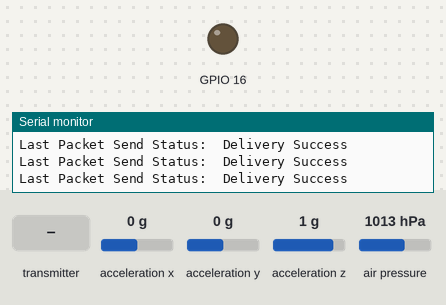
The sketch below on a simulated ESP32. Parts: output pins drawn as LEDs (lit = HIGH), the last lines printed to the serial monitor. The inputs (shaded band) are chosen by the test bench; at power-on: acceleration x 0 g, acceleration y 0 g, acceleration z 1 g, air pressure 1013 hPa.

Above: at 1.2 s.
1.3 s: the transmitter starts sending deployRec = 1
At 1.8 s:
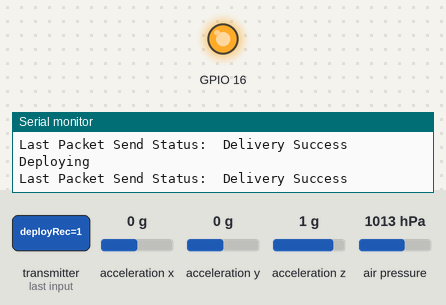
2.8 s: the transmitter starts sending deployRec = 0
At 3.9 s:
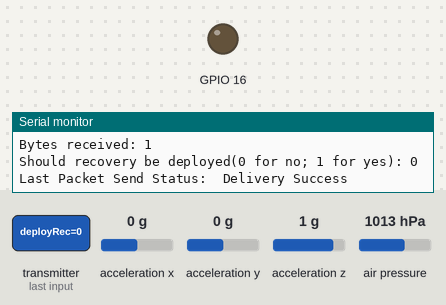
Timing chart, 0 to 5.8 s (numbered marks = the images above; inputs shaded):
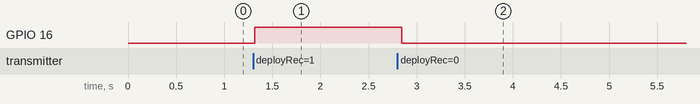

The sketch:

flightControl.ino
```cpp
//Include statements
#include <esp_now.h>//For ESP-NOW protocol
#include <WiFi.h>//For Wifi Communication
#include <Wire.h>//I2C library
//Sensor libraries
#include <Adafruit_LIS3DH.h>
#include <Adafruit_Sensor.h>
#include <Adafruit_MPL3115A2.h>
//Define I2C pins
#define I2C_SDA 21
#define I2C_SCL 22

Adafruit_LIS3DH lis = Adafruit_LIS3DH();

Adafruit_MPL3115A2 baro;

esp_now_peer_info_t peerInfo;
const int WAIT_TIME = 50;
// REPLACE WITH THE MAC Address of your receiver
uint8_t broadcastAddress[] = {0xAC, 0x67, 0xB2, 0xCC, 0x43, 0x74};

// Define variables to store BME280 readings to be sent
float pressure;
float altitude;
float acceleration;

// Define variables to store incoming readings
bool deployRec;

// Variable to store if sending data was successful
String success;

//Structure example to send data
//Must match the receiver structure
typedef struct struct_message {
    float pres;
    float alt;
    float acc;
} struct_message;

// Create a struct_message called BME280Readings to hold sensor readings
struct_message telem;

// Create a struct_message to hold incoming sensor readings

// Callback when data is sent
void OnDataSent(const uint8_t *mac_addr, esp_now_send_status_t status) {
  Serial.print("\r\nLast Packet Send Status:\t");
  Serial.println(status == ESP_NOW_SEND_SUCCESS ? "Delivery Success" : "Delivery Fail");
  if (status ==0){
    success = "Delivery Success :)";
  }
  else{
    success = "Delivery Fail :(";
  }
}

// Callback when data is received

void OnDataRecv(const uint8_t * mac, const uint8_t *incomingData, int len) {
  memcpy(&deployRec, incomingData, sizeof(deployRec));
  Serial.print("Bytes received: ");
  Serial.println(len);
  Serial.print("Should recovery be deployed(0 for no; 1 for yes): ");
  Serial.println(deployRec);
}


void setup() {
  // Initialize Serial Monitor
  Serial.begin(115200);

  pinMode(16,OUTPUT);

  Serial.println("Adafruit_MPL3115A2 test!");

   Serial.println("LIS3DH test!");

  if (! lis.begin(0x18)) {   // change this to 0x19 for alternative i2c address
    Serial.println("Couldnt start");
    while (1) yield();
  }
  Serial.println("LIS3DH found!");

  // lis.setRange(LIS3DH_RANGE_4_G);   // 2, 4, 8 or 16 G!

  Serial.print("Range = "); Serial.print(2 << lis.getRange());
  Serial.println("G");
  if (!baro.begin()) {
    Serial.println("Could not find sensor. Check wiring.");
    while(1);
  }

  // use to set sea level pressure for current location
  // this is needed for accurate altitude measurement
  // STD SLP = 1013.26 hPa
  baro.setSeaPressure(1013.26);
    // Set device as a Wi-Fi Station
  WiFi.mode(WIFI_STA);
  // Init ESP-NOW
  if (esp_now_init() != ESP_OK) {
    Serial.println("Error initializing ESP-NOW");
    return;
  }

  // Once ESPNow is successfully Init, we will register for Send CB to
  // get the status of Trasnmitted packet
  esp_now_register_send_cb(OnDataSent);

  // Register peer

  memcpy(peerInfo.peer_addr, broadcastAddress, 6);
  peerInfo.channel = 0;
  peerInfo.encrypt = false;

  // Add peer
  if (esp_now_add_peer(&peerInfo) != ESP_OK){
    Serial.println("Failed to add peer");
    return;
  }
  // Register for a callback function that will be called when data is received
  esp_now_register_recv_cb(OnDataRecv);
}

void loop() {
  if (deployRec==1)
{
  digitalWrite(16, HIGH);//Set pin 13 high to allow for recovery measures to be deployed
  Serial.println("Deploying");
}
else
{
  digitalWrite(16,LOW);//Set pin 13 low to turn off LED
}
pressure = baro.getPressure();
altitude = baro.getAltitude();
//temperature = baro.getTemperature();
sensors_event_t event;
lis.getEvent(&event);
acceleration = event.acceleration.z;
telem.pres = pressure;
telem.alt = altitude;
telem.acc = acceleration;
esp_err_t result = esp_now_send(broadcastAddress, (uint8_t *) &telem, sizeof(telem));
delay(WAIT_TIME);//Wait 1 ms to check again

}
```

Measured:
- after the input at 1.3 s, GPIO 16: LOW → HIGH at once
- after the input at 2.8 s, GPIO 16: HIGH → LOW at once
